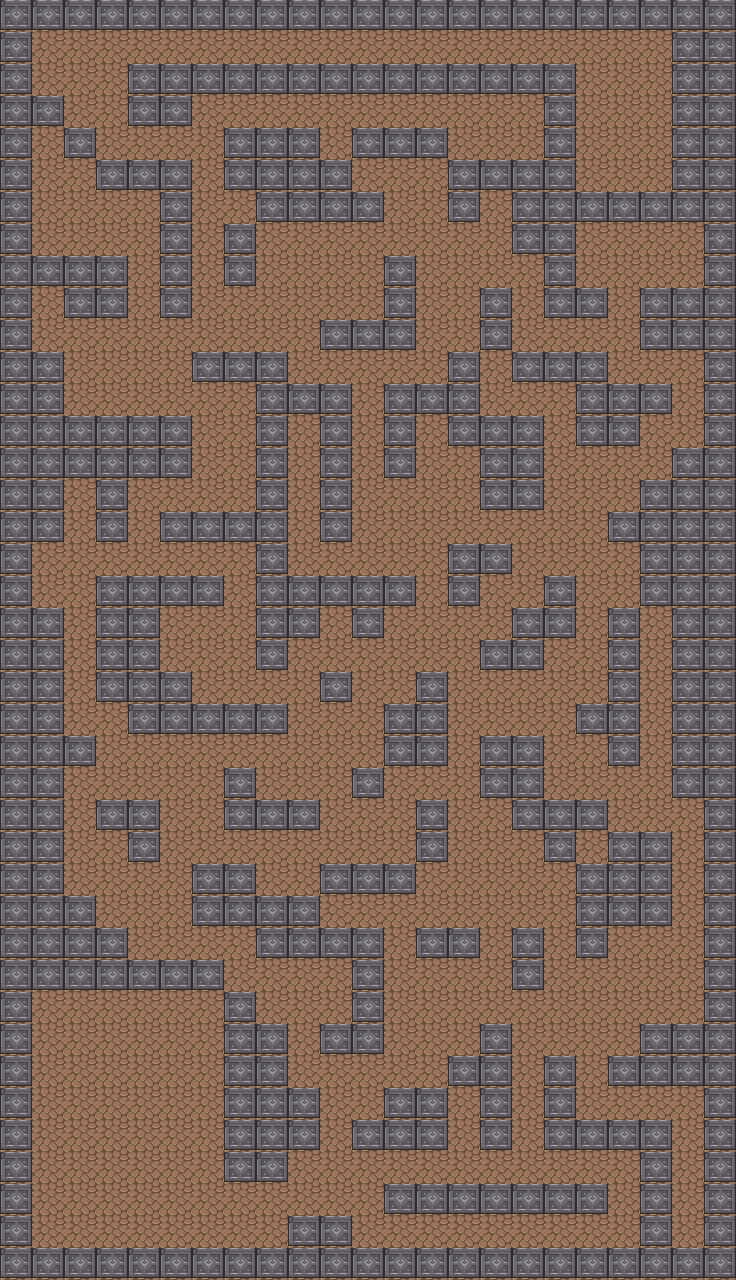

This game map was drawn from its Tiled (.tmx) file and the tilesets committed beside it. A one-line description and the trimmed map source follow:
An orthogonal 23x40 tile map with 32x32 px tiles, 2 tile layers (ground, wall) and 2 objects.

<map version="1.5" tiledversion="1.7.2" orientation="orthogonal" renderorder="right-down" width="23" height="40" tilewidth="32" tileheight="32" infinite="0" nextlayerid="6" nextobjectid="3">
 <editorsettings>
  <export target="level1.json" format="json" />
 </editorsettings>
 <tileset firstgid="1" name="tilemap" tilewidth="32" tileheight="32" tilecount="1064" columns="8">
  <image source="tilemap.png" width="256" height="4256" />
 </tileset>
 <layer id="1" name="ground" width="23" height="40">
  <data>[920 cells, 920 non-empty, 1 distinct tile ids]</data>
 </layer>
 <layer id="3" name="wall" width="23" height="40">
  <data>[920 cells, 433 non-empty, 1 distinct tile ids]</data>
 </layer>
 <objectgroup id="4" name="goal">
  <object id="1" gid="335" x="607.409" y="96.4399" width="32" height="32" />
 </objectgroup>
 <objectgroup id="5" name="key">
  <object id="2" gid="863" x="32" y="161" width="32" height="32" />
 </objectgroup>
</map>
